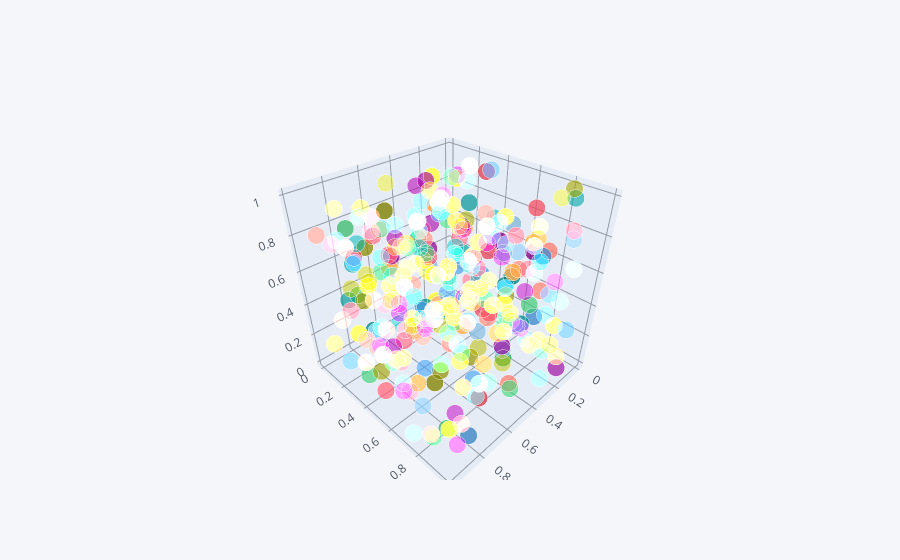

Notebook code for this chart:
### Code cell
df.iplot(x = 'a' ,y = 'b',z='c' ,kind='scatter3d')

### Figure 1 — Plotly figure (JSON) as saved in the notebook; plotly's stock layout.template omitted (floating-point values rounded to 4 significant figures; data arrays with more than 128 entries replaced by an {"elided": "..."} marker saying what was removed)
{"data": [{"marker": {"color": {"elided": "300 str values"}, "opacity": 0.8, "size": {"elided": "300 int values"}, "symbol": "circle"}, "mode": "markers", "text": {"elided": "300 str values"}, "type": "scatter3d", "x": {"elided": "300 float values"}, "y": {"elided": "300 float values"}, "z": {"elided": "300 float values"}}], "layout": {"legend": {"bgcolor": "#F5F6F9", "font": {"color": "#4D5663"}}, "paper_bgcolor": "#F5F6F9", "plot_bgcolor": "#F5F6F9", "scene": {"xaxis": {"gridcolor": "#9499A3", "showgrid": true, "tickfont": {"color": "#4D5663"}, "title": {"font": {"color": "#4D5663"}, "text": ""}, "zerolinecolor": "#9499A3"}, "yaxis": {"gridcolor": "#9499A3", "showgrid": true, "tickfont": {"color": "#4D5663"}, "title": {"font": {"color": "#4D5663"}, "text": ""}, "zerolinecolor": "#9499A3"}, "zaxis": {"gridcolor": "#9499A3", "showgrid": true, "tickfont": {"color": "#4D5663"}, "title": {"font": {"color": "#4D5663"}, "text": ""}, "zerolinecolor": "#9499A3"}}, "title": {"font": {"color": "#4D5663"}}}}
